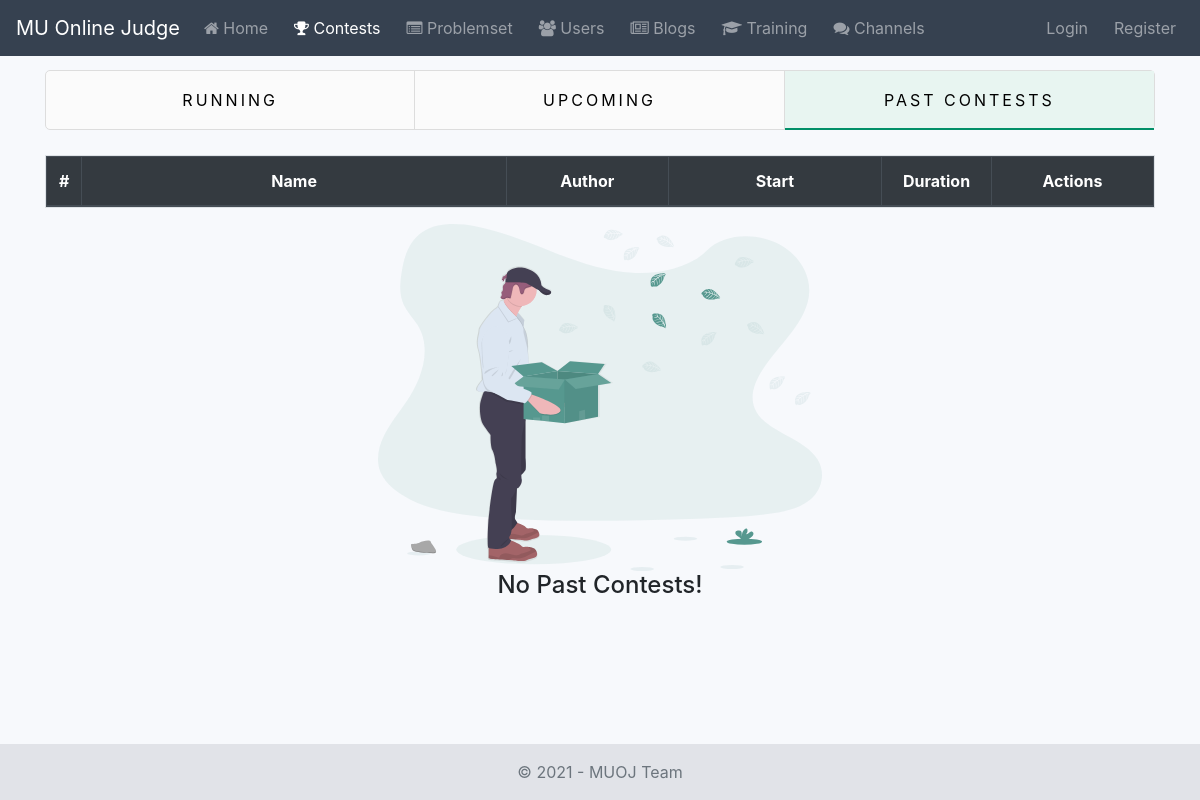
The page /contests/past-contests/ on the database as committed earlier.
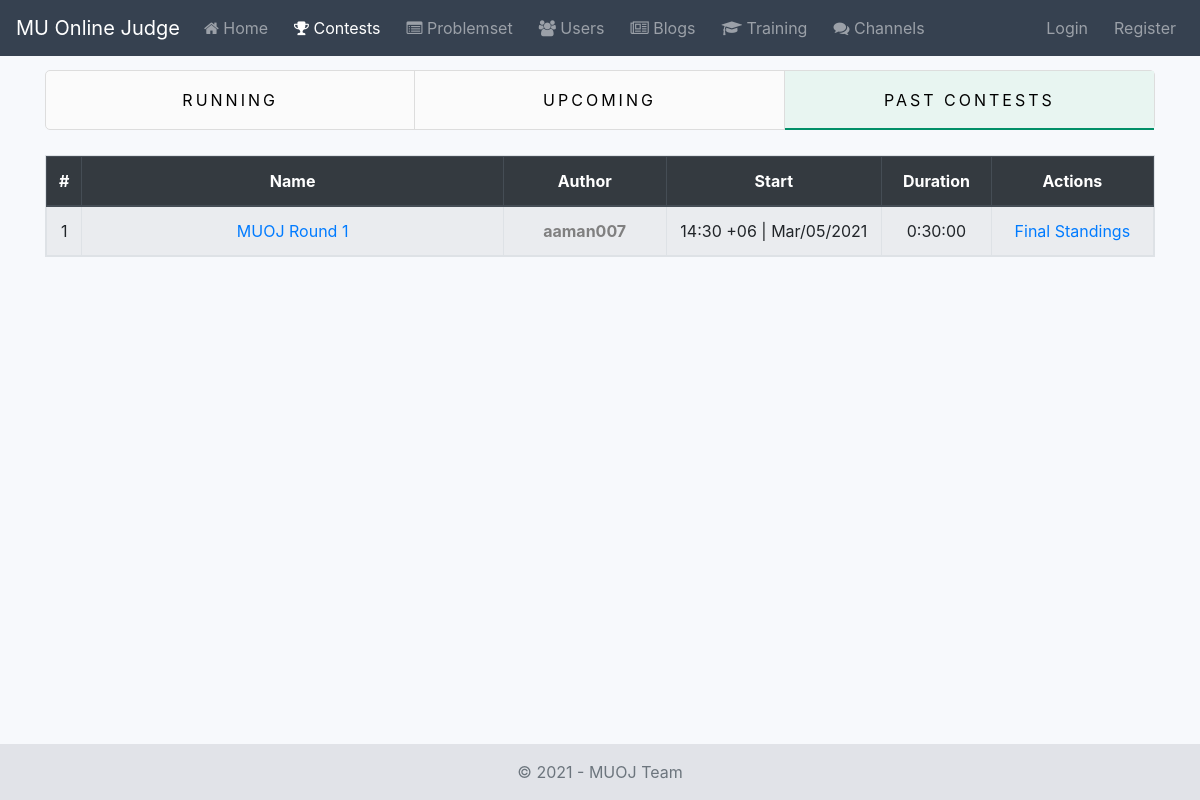
The same page on the database as committed later.
### contest/models.py (models this page shows, shortened)
class Contest(AbstractBaseModel):
    title = models.CharField(verbose_name=_('Title'), max_length=200)
    description = RichTextField(verbose_name=_('Description'), blank=True)
    start_time = models.DateTimeField(verbose_name=_('Start Time'))
    duration = models.DurationField(verbose_name=_('Duration'))
    openness = models.BooleanField(verbose_name=_('Openness'), default=False)
    is_rated = models.BooleanField(verbose_name=_('Is Rated'), default=False)
    rating_applied = models.BooleanField(verbose_name=_('Rating Applied?'), default=False)
    problem_ids = models.JSONField(verbose_name=_('Problem Ids'), default=list)
    problem_scores = models.JSONField(verbose_name=_('Problem Scores'), default=list)
    """
    Standings Format
    [
        {
            'id': 23,
            'username': 'Farhan_Meb',
            'rank': 1400,
            'total_score': 300,
            'scores_per_problem': [100, 200]
        },
        {
            'id': 24,
            'username': 'Decayed',
            'rank': 1200,
            'total_score': 200,
            'scores_per_problem': [0, 200]
        }
    ]
    """
    standings = models.JSONField(verbose_name=_('Standings'), default=list, blank=True)
    author = models.ForeignKey(
        verbose_name=_('Author'),
        to=User,
        related_name='contests',
        on_delete=models.SET_NULL,
        null=True
    )
    contestants = models.ManyToManyField(
        verbose_name=_('Contestants'),
        to=User,
        related_name='contestants',
        blank=True
    )
    objects = ContestManager()
    class Meta:
        verbose_name = _('Contest')
        verbose_name_plural = _('Contests')
        ordering = ['-id']

### contest/views.py (the view)
# urls.py: path('past-contests/', PastContestListView.as_view(), name='past-contest-list'),
class PastContestListView(ListView):
    model = Contest
    context_object_name = 'contests'
    template_name = 'contest/past_contest_list.html'
    def get_queryset(self):
        return Contest.objects.past_contests()
    def get_context_data(self, **kwargs):
        context = super().get_context_data(**kwargs)
        context.update({
            'contest_past_tab': 'active',
            'contest_nav': 'active'
        })
        return context

### contest/managers.py (called while the page is built)
    def past_contests(self):
        return self.annotate(
            end_time=ExpressionWrapper(
                F('start_time') + F('duration'),
                output_field=models.DateTimeField()
            )
        ).filter(
            end_time__lt=timezone.now()
        )

### contest/templates/contest/past_contest_list.html
{% extends 'contest/base.html' %}
{% load static %}
{% block content %}
    {% include 'contest/snippets/list_tabs.html' %}
    <table class="table table-responsive table-hover text-center table-bordered table-striped">
        <thead class="thead-dark">
            <tr>
                <th > #</th>
                <th width="40%"> Name</th>
                <th width="15%"> Author</th>
                <th width="20%"> Start </th>
                <th width="10%"> Duration </th>
                <th width="15%"> Actions </th>
            </tr>
        </thead>
        <tbody>
            {% for contest in contests %}
                <tr>
                    <td> {{ forloop.counter }} </td>
                    <td> <a href="{% url 'contest:contest-details' contest.id %}"> {{ contest.title }}</a> </td>
                    <td>
                        <a
                                href="{% url 'accounts:user-profile' contest.author.username %}"
                                class="rank-text rank-{{ contest.author.profile.rank }}"
                        >
                            {{ contest.author }}
                        </a>
                    </td>
                    <td> {{ contest.start_time|date:"H:i e | M/d/o" }} </td>
                    <td>{{ contest.duration }}</td>
                    <td><a href="{% url 'contest:contest-standings' contest.id %}">{{ "Final Standings" }}</a></td>
                </tr>
            {% endfor %}
        </tbody>
    </table>
    {% if not contests.count %}
        <div class="d-flex flex-column justify-content-center align-items-center">
            <img
                    style="width: 40%; height: 40%; min-height: 250px; min-width: 250px;"
                    alt="No Data"
                    src="{% static 'images/svg/no_data.svg' %}"
            />
            <h4> No Past Contests! </h4>
        </div>
    {% endif %}
{% endblock %}

Rows that differ between the two databases and show on the page:
added Contest: title "MUOJ Round 1", author "aaman007", start_time|M "14:30 +06 | Mar/05/2021", duration "0:30:00", value "Final Standings"
Other text that changed with them:
text no longer shown: "No Past Contests!"
